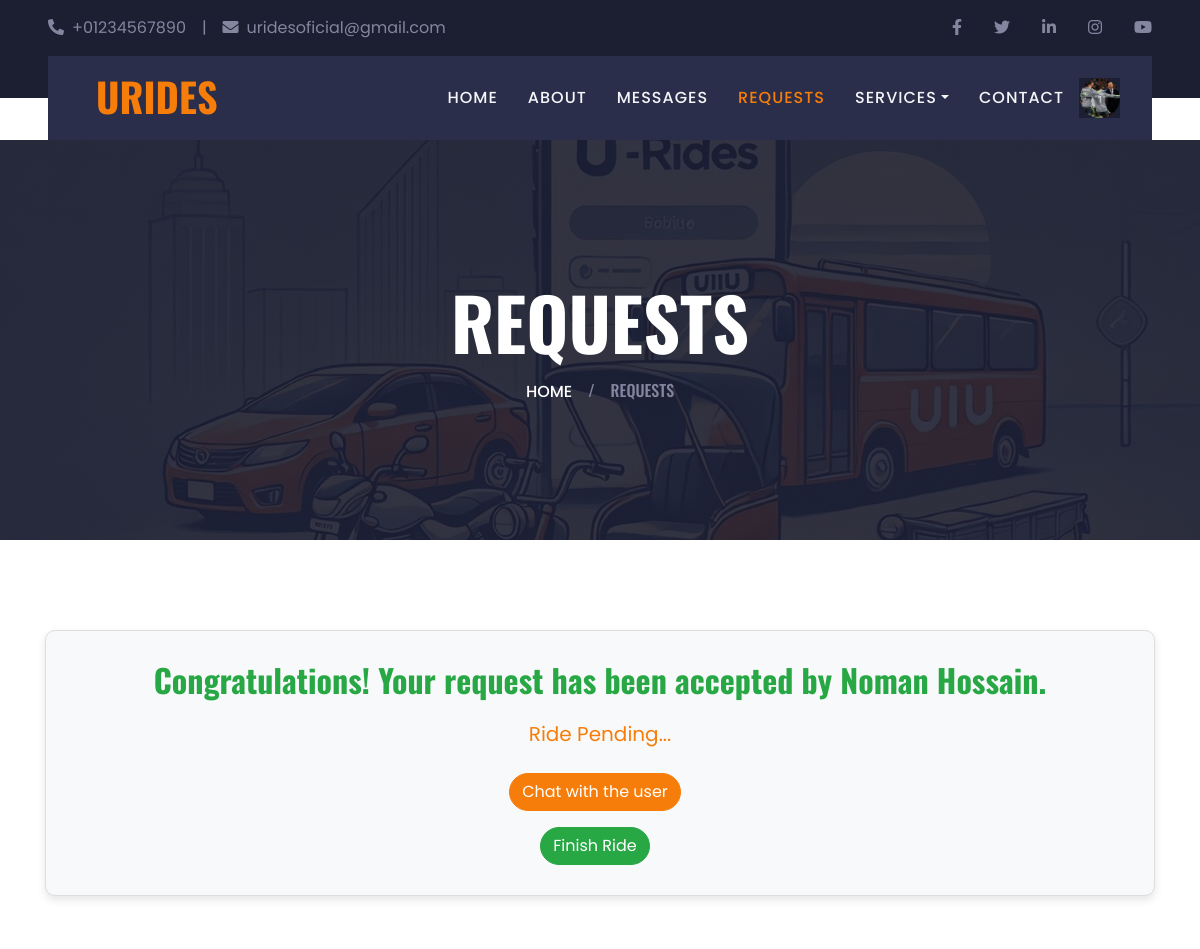
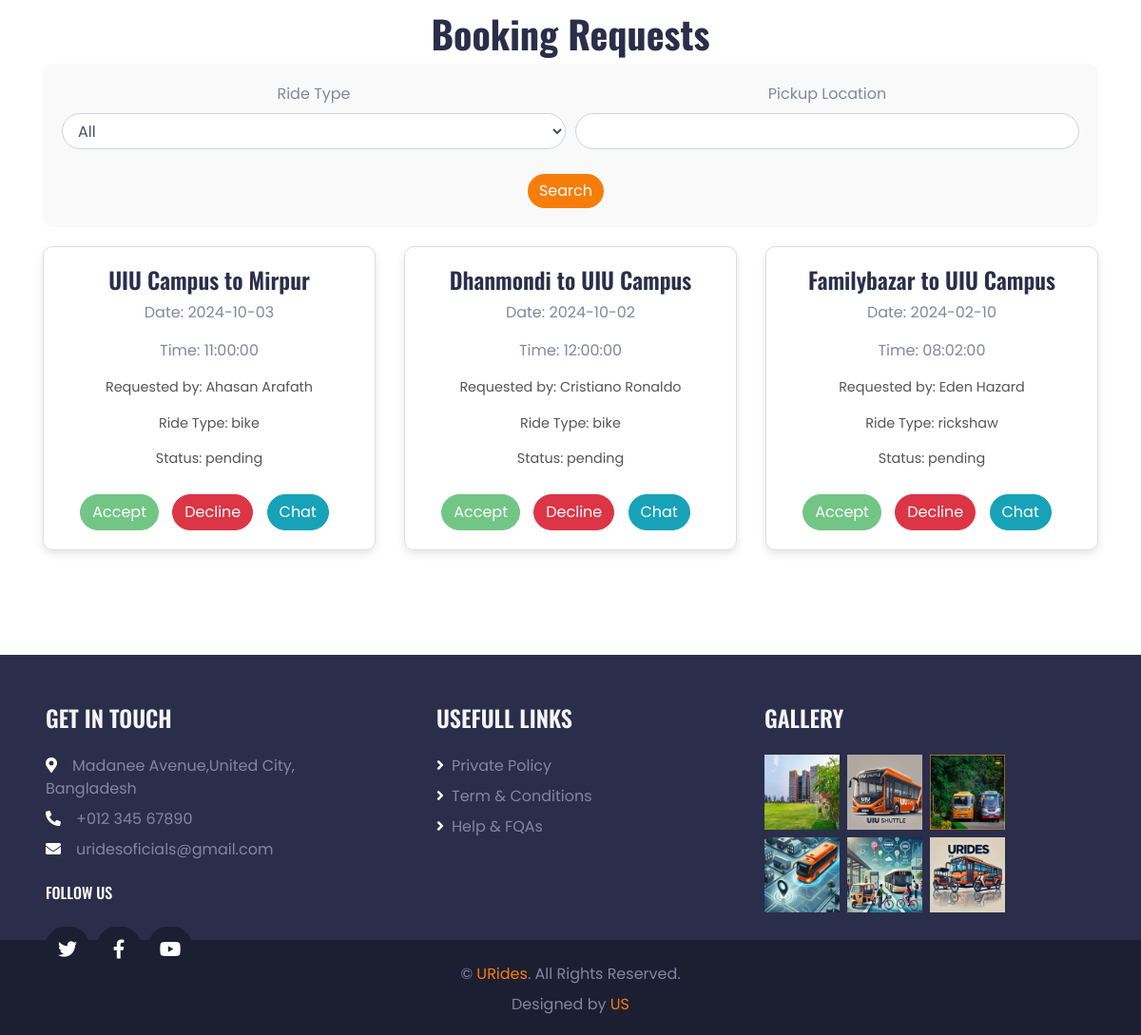
Screenshot of /requests.php (signed in) with the database file from the repository (2 pictures, top to bottom).
### tables this page shows
CREATE TABLE `users` (
  `user_id` int(11) NOT NULL,
  `name` varchar(100) NOT NULL,
  `email` varchar(100) NOT NULL,
  `password` varchar(100) NOT NULL,
  `student_id` varchar(20) NOT NULL,
  `phone` varchar(20) DEFAULT NULL,
  `code` int(6) DEFAULT NULL,
  `user_type` enum('rider','requester') NOT NULL,
  `profile_photo` varchar(255) DEFAULT NULL,
  `bike_number` varchar(50) DEFAULT NULL
);

CREATE TABLE `rides` (
  `ride_id` int(11) NOT NULL,
  `user_id` int(11) DEFAULT NULL,
  `ride_type` enum('rickshaw','bike') NOT NULL,
  `start_location` varchar(255) NOT NULL,
  `end_location` varchar(255) NOT NULL,
  `ride_date` date NOT NULL,
  `ride_time` time NOT NULL,
  `status` enum('pending','confirmed','completed','cancelled') NOT NULL,
  `accepter_id` int(11) DEFAULT NULL
);

### requests.php (the view, shortened to what this page needs)
<?php
include 'connect.php';
$loggedInUserId = $_SESSION["user_id"];
$accepted = false;
$currentAcceptedRide = null;
$active_ride_query = "
    SELECT * FROM rides
    WHERE (user_id='$loggedInUserId' OR accepter_id='$loggedInUserId') AND status = 'confirmed'
";
$active_ride_result = mysqli_query($conn, $active_ride_query);
if (mysqli_num_rows($active_ride_result) > 0) {
    $currentAcceptedRide = mysqli_fetch_assoc($active_ride_result);
    $accepted = true;
}
$search_conditions = [];
$search_conditions[] = "r.ride_id NOT IN (SELECT ride_id FROM declined_requests WHERE user_id = '$loggedInUserId')";
$search_conditions[] = "r.status = 'pending'";
$search_conditions[] = "r.accepter_id IS NULL";
$where_sql = "";
if (count($search_conditions) > 0) {
    $where_sql = "WHERE " . implode(" AND ", $search_conditions);
}
$request_query = "
    SELECT r.*, u.name
    FROM rides r
    JOIN users u ON r.user_id = u.user_id
    $where_sql
    ORDER BY r.ride_date DESC, r.ride_time DESC
";
$result = mysqli_query($conn, $request_query);
?>
<!DOCTYPE html>
<html lang="en">
<head>
    <link href="css/profileStyle.css" rel="stylesheet">
    <link href="https://cdnjs.cloudflare.com/ajax/libs/font-awesome/5.15.0/css/all.min.css" rel="stylesheet">
    <link href="lib/owlcarousel/assets/owl.carousel.min.css" rel="stylesheet">
    <link href="lib/tempusdominus/css/tempusdominus-bootstrap-4.min.css" rel="stylesheet" />
    <link href="css/bootstrap.min.css" rel="stylesheet">
    <link href="css/style.css" rel="stylesheet">
</head>
<body>
    <?php
    include 'topbar.php';
    ?>
    <div class="container-fluid position-relative nav-bar p-0">
        <div class="position-relative px-lg-5" style="z-index: 9;">
            <nav class="navbar navbar-expand-lg bg-secondary navbar-dark py-3 py-lg-0 pl-3 pl-lg-5">
                <a href="home.php" class="navbar-brand">
                    <h1 class="text-uppercase text-primary mb-1">URides</h1>
                </a>
                <div class="collapse navbar-collapse justify-content-between px-3" id="navbarCollapse">
                    <div class="navbar-nav ml-auto py-0">
                        <a href="home.php" class="nav-item nav-link ">Home</a>
                        <a href="about.php" class="nav-item nav-link">About</a>
                        <a href="chat_inbox.php" class="nav-item nav-link">Messages</a>
                        <a href="requests.php" class="nav-item nav-link active">Requests</a>
                        <div class="nav-item dropdown">
                            <a href="#" class="nav-link dropdown-toggle" data-toggle="dropdown">Services</a>
                        </div>
                        <a href="contact.php" class="nav-item nav-link">Contact</a>
                        <?php
                            include 'profileDropdown.php';
                        ?>
                    </div>
                </div>
            </nav>
        </div>
    </div>
    <div class="container-fluid page-header">
        <h1 class="display-3 text-uppercase text-white mb-3">Requests</h1>
        <div class="d-inline-flex text-white">
            <h6 class="text-uppercase m-0"><a class="text-white" href="home.php">Home</a></h6>
            <h6 class="text-body m-0 px-3">/</h6>
            <h6 class="text-uppercase text-body m-0">Requests</h6>
        </div>
    </div>
    <div class="container mt-5">
    <?php
    $accepterName = "";
    if ($currentAcceptedRide && isset($currentAcceptedRide['accepter_id'])) {
        $accepterId = $currentAcceptedRide['accepter_id'];
        if ($accepterId) {
            $accepter_query = "SELECT name FROM users WHERE user_id = '$accepterId'";
            $accepter_result = mysqli_query($conn, $accepter_query);
            if ($accepter_result) {
                $accepter_row = mysqli_fetch_assoc($accepter_result);
                $accepterName = $accepter_row['name'];
            }
        }
    }
    ?>
        <?php if ($accepted && $currentAcceptedRide): ?>
            <div class="congrats-card">
                <?php if ($loggedInUserId == $currentAcceptedRide['user_id']): ?>
                    <h2>Congratulations! Your request has been accepted by
                        <?php echo htmlspecialchars($accepterName); ?>.
                    </h2>
                <?php endif; ?>
                <div class="pending-animation">Ride Pending...</div>
                <button type="button" class="btn btn-primary mt-4 chat-btn" data-user-id="<?php echo $loggedInUserId == $currentAcceptedRide['user_id'] ? $currentAcceptedRide['accepter_id'] : $currentAcceptedRide['user_id']; ?>">
                    Chat with the user
                </button>
                <?php if ($loggedInUserId == $currentAcceptedRide['user_id'] || ($currentAcceptedRide['ride_type'] != 'bike')): ?>
                    <form method="post" action="">
                        <button type="submit" name="finish_ride" class="btn btn-success mt-3">Finish Ride</button>
                    </form>
                <?php endif; ?>
            </div>
        <?php endif; ?>
        <h1>Booking Requests</h1>
        <div class="advanced-search">
            <form method="GET" action="">
                <div class="form-row">
                    <div class="form-group col-md-6">
                        <label for="search_type">Ride Type</label>
                        <select class="form-control" name="search_type">
                            <option value="">All</option>
                        </select>
                    </div>
                    <div class="form-group col-md-6">
                        <label for="search_pickup">Pickup Location</label>
                        <input type="text" class="form-control" name="search_pickup"
                            value="<?php echo isset($_GET['search_pickup']) ? $_GET['search_pickup'] : ''; ?>">
                    </div>
                </div>
                <button type="submit" class="btn btn-search">Search</button>
            </form>
        </div>
        <div class="row">
            <?php while ($request = mysqli_fetch_assoc($result)) : ?>
            <div class="col-md-4">
                <div class="request-card">
                    <h4>
                        <?php echo htmlspecialchars($request['start_location']) . " to " . htmlspecialchars($request['end_location']); ?>
                    </h4>
                    <p>Date:
                        <?php echo htmlspecialchars($request['ride_date']); ?>
                    </p>
                    <p>Time:
                        <?php echo htmlspecialchars($request['ride_time']); ?>
                    </p>
                    <p class="ride-info">Requested by:
                        <?php echo htmlspecialchars($request['name']); ?>
                    </p>
                    <p class="ride-info">Ride Type:
                        <?php echo htmlspecialchars($request['ride_type']); ?>
                    </p>
                    <p class="ride-info">Status:
                        <?php echo htmlspecialchars($request['status']); ?>
                    </p>
                    <form method="post" action="">
                        <?php if ($request['user_id'] === $loggedInUserId): ?>
                        <button type="submit" name="cancel_request" class="btn btn-danger">Cancel Request</button>
                        <?php else: ?>
                        <button type="submit" name="accept_request" class="btn btn-success" <?php echo $accepted
                            ? 'disabled' : '' ; ?>>
                            Accept
                        </button>
                        <button type="submit" name="decline_request" class="btn btn-danger">Decline</button>
                        <button type="button" class="btn btn-info chat-btn"
                            data-user-id="<?php echo $request['user_id']; ?>">
                            Chat
                        </button>
                        <?php endif; ?>
                    </form>
                </div>
            </div>
            <?php endwhile; ?>
        </div>
    </div>
    <?php include 'footer.php'; ?>
</body>
</html>

### rows the page displays
users: name "Noman Hossain"
rides: start_location "UIU Campus", end_location "Mirpur", ride_date "2024-10-03", ride_time "11:00:00", user.name "Ahasan Arafath", ride_type "bike", status "pending"
rides: start_location "Dhanmondi", end_location "UIU Campus", ride_date "2024-10-02", ride_time "12:00:00", user.name "Cristiano Ronaldo", ride_type "bike", status "pending"
rides: start_location "Familybazar", end_location "UIU Campus", ride_date "2024-02-10", ride_time "08:02:00", user.name "Eden Hazard", ride_type "rickshaw", status "pending"
